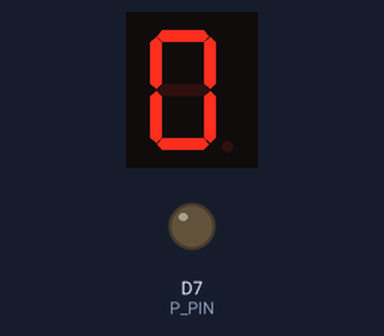
The program below on a simulated ESP8266 (NodeMCU). Parts: 1-digit seven-segment display, output pins drawn as LEDs (lit = HIGH). Wiring (inferred from the names in the program): 1-digit 7-segment display, segments lit when HIGH: segments D2, D3, D6, D5, D4, D1, D0. The segment pins are drawn as the display they are named for; pins used as bus, display or sensor lines are not drawn.

Above: at 0.1 s.
At 1.1 s:
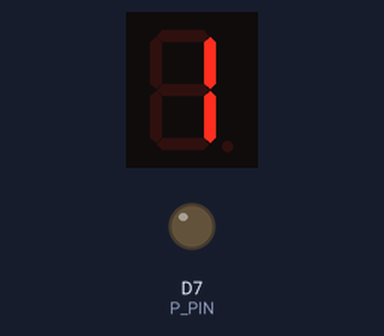
At 2.1 s:
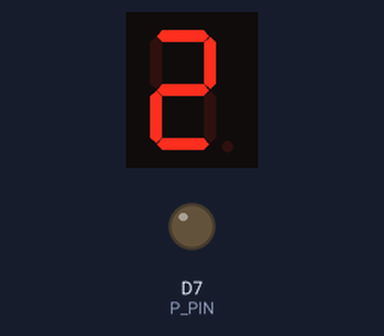
At 4.1 s:
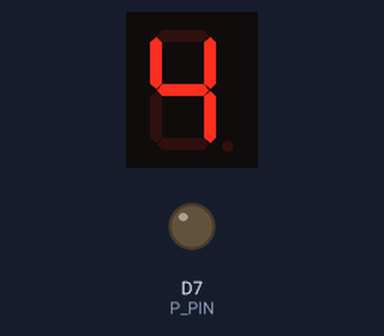
At 6.1 s:
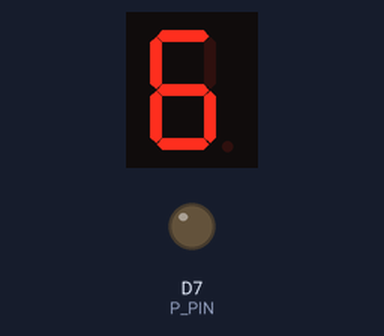
At 9.1 s:
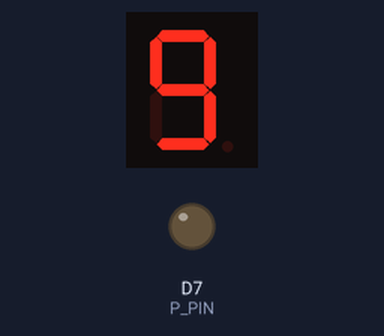

The program:

main.cpp
```cpp
#include <Arduino.h>

enum COMMON_TYPE
{
  COMMON_ANODE = 1,
  COMMON_CATHODE = 0
};
byte SEVEN_SEMENT_TYPE = COMMON_CATHODE;

const int PIN_COUNT = 8;

const byte A_PIN = D2;
const byte B_PIN = D3;
const byte C_PIN = D6;
const byte D_PIN = D5;
const byte E_PIN = D4;
const byte F_PIN = D1;
const byte G_PIN = D0;
const byte P_PIN = D7;

int segmentPins[]{A_PIN, B_PIN, C_PIN, D_PIN, E_PIN, F_PIN, G_PIN, P_PIN};

// count from 0-9
const byte DISPLAY_COUNT = 10;
const byte SEGMENT_COUNT = 8;
const byte COL_COUNT = 8;
int seven_segment[DISPLAY_COUNT][COL_COUNT]{
    {1, 1, 1, 1, 1, 1, 0, 0}, // Display 0
    {0, 1, 1, 0, 0, 0, 0, 0}, // Display 1
    {1, 1, 0, 1, 1, 0, 1, 0}, // Display 2
    {1, 1, 1, 1, 0, 0, 1, 0}, // Display 3
    {0, 1, 1, 0, 0, 1, 1, 0}, // Display 4
    {1, 0, 1, 1, 0, 1, 1, 0}, // Display 5
    {1, 0, 1, 1, 1, 1, 1, 0}, // Display 6
    {1, 1, 1, 0, 0, 0, 0, 0}, // Display 7
    {1, 1, 1, 1, 1, 1, 1, 0}, // Display 8
    {1, 1, 1, 1, 0, 1, 1, 0}  // Display 9
};

void setup()
{
  // Initialize the serial monitor baud rate
  Serial.begin(115200);

  // set all pins to output
  for (size_t i = 0; i < PIN_COUNT; i++)
  {
    pinMode(segmentPins[i], OUTPUT);
  }
}

void loop()
{
  // put your main code here, to run repeatedly:
  for (size_t iCtr = 0; iCtr < DISPLAY_COUNT; iCtr++)
  {
    for (size_t i = 0; i < COL_COUNT; i++)
    {
      digitalWrite(segmentPins[i], seven_segment[iCtr][i]);
    }
    delay(1000);
  }
}
```

Measured:
- by itself, everything shown: repeats every 10.0 s, in 10 steps
- what the display in image 1 shows lasts 1.0 s, from 1.0 s to 2.0 s
